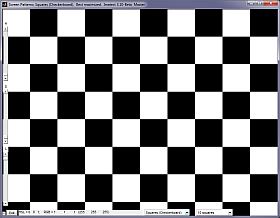
#> input picture distorted-checker-board.png, 280 x 218 px
$ python RadialDistortionFunction.py
#> lines starting #> are read from the running program, lines starting #| are printed output that depends on the picture; long printed decimals are rounded
import numpy as np
import os
import pandas as pd
import cv2
import matplotlib.pyplot as plt
import matplotlib.image as mpimg
import glob
from scipy.optimize import fsolve
import math

img=cv2.imread('distorted-checker-board.png')
#> img is the input picture: shape (218, 280, 3); mean B, G, R 132.1, 130.4, 130.5
k1=-1e-5
k2=0#1e-12
k3=0#1e-15

def distort_image(img,k1,k2,k3):
    img = cv2.cvtColor(img, cv2.COLOR_BGR2GRAY)
    height,width=img.shape[:2]
    x_center=width//2
    y_center=height//2
    image = np.zeros((height,width), dtype=np.uint8)
    mappings=[]
    print(height,width)
    mapping_counter=0
    for y_pixel in range(0,height,1):
        for x_pixel in range(0,width,1):
            r_value=(((x_pixel-x_center)**2)+((y_pixel-y_center)**2))**0.5
            x_distorted=int((x_pixel-x_center)*(1+k1*(r_value**2)+k2*(r_value**4)+k3*(r_value**6)))
            y_distorted=int((y_pixel-y_center)*(1+k1*(r_value**2)+k2*(r_value**4)+k3*(r_value**6)))
            try:
                image[y_distorted+y_center,x_distorted+x_center]=img[y_pixel,x_pixel]
                if x_pixel==0 and mapping_counter<=3:
                    #Just wanted 3 mappings.
                    mappings+=[[[x_pixel-x_center,y_pixel-y_center],[x_distorted,y_distorted]]]
                    mapping_counter+=1
            except:
                y=1
    cv2.imwrite("check4.png",image)
    return image,mappings

def solve_for_k(k_values,mappings):
    if k_values==1:
        x0=[0]
    if k_values==2:
        x0=[0,0]
    elif k_values==3:
        x0=[0,0,0]
    data=[(k_values,mappings[0][0][0],mappings[0][0][1],mappings[0][1][0],mappings[0][1][1],0,0),
          (k_values,mappings[1][0][0],mappings[1][0][1],mappings[1][1][0],mappings[1][1][1],0,0),
          (k_values,mappings[2][0][0],mappings[2][0][1],mappings[2][1][0],mappings[2][1][1],0,0)]
    def undistort_y(k,*data):
        print(data)
        (k_values,x,y,xd,yd,xc,yc)=data[0][0]
        (k_values,x1,y1,xd1,yd1,xc,yc)=data[0][1]
        (k_values,x2,y2,xd2,yd2,xc,yc)=data[0][2]
        r=math.sqrt((xd-xc)**2+(yd-yc)**2)
        r1=math.sqrt((xd1-xc)**2+(yd1-yc)**2)
        r2=math.sqrt((xd2-xc)**2+(yd2-yc)**2)
        if k_values==1:
            F=np.empty((1))
            F[0]=(yd)*(1+k[0]*r**2)-y
        elif k_values==2:
            F=np.empty((2))
            F[0]=(yd)*(1+k[0]*r**2+k[1]*r**4)-y
            F[1]=(yd1)*(1+k[0]*r1**2+k[1]*r1**4)-y1
        else:
            F=np.empty((3))
            F[0]=(yd)*(1+k[0]*r**2)-y
            F[1]=(yd1)*(1+k[0]*r1**2+k[1]*r1**4)-y1
            F[2]=(yd2)*(1+k[0]*r2**2+k[1]*r2**4+k[2]*r2**6)-y2
        return F
    k=fsolve(undistort_y,x0,args=(data))
    return k

def undistort_image(image,k):
    if len(k)==1:
        k=[k[0],0,0]
    elif len(k)==2:
        k=[k[0],k[1],0]
    height,width=img.shape[:2]
    x_center=width//2
    y_center=height//2
    counter=0
    length_counter=0
    blank_image_2=np.zeros((height,width),dtype=np.uint8)
    for y_pixel in range(0,height,1):
        for x_pixel in range(0,width,1):
            r_value=(((x_pixel-x_center)**2)+((y_pixel-y_center)**2))**0.5
            x_corrected=(x_pixel-x_center)*(1+k[0]*(r_value**2))
            y_corrected=(y_pixel-y_center)*(1+k[0]*(r_value**2))
            try:
                blank_image_2[int(y_corrected)+y_center,int(x_corrected)+x_center]=image[y_pixel,x_pixel]
                counter+=1
            except:
                y=1
            length_counter+=1
    cv2.imwrite('undistortion_results/'+'k_values_considered_'+str(k[0])+'+'+str(k[1])+'+'+str(k[2])+'.png',blank_image_2)
    return blank_image_2,counter/length_counter

image,mappings=distort_image(img,k1,k2,k3)
#> in distort_image, `img = cv2.cvtColor(img, cv2.COLOR_BGR2GRAY)`:
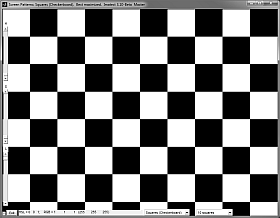
#> img: shape (218, 280); min 0, max 255, mean 130.7
#| 218 280
#> after the loop in distort_image, `for y_pixel in range(0,height,1):`:
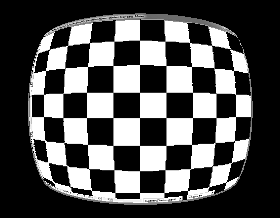
#> image: shape (218, 280); min 0, max 255, mean 80.7
#> after the loop in distort_image, `for y_pixel in range(0,height,1):`: mapping_counter = 4; mappings = [[[-140, -109], [-95, -74]], [[-140, -108], [-96, -74]], [[-140, -107], [-96, -73]], [[-140, -106], [-96, -73]]]
k=solve_for_k(1,mappings)
#> in solve_for_k, `data=[(k_values,mappings[0][0][0],mappings[0][0][1],mappings[0][1][0],..`: data = [(1, -140, -109, -95, -74, 0, 0), (1, -140, -108, -96, -74, 0, 0), (1, -140, -107, -96, -73, 0, 0)]
#> in solve_for_k, `k=fsolve(undistort_y,x0,args=(data))`: k = [3.26e-05]
#> k = [3.26e-05]
blank_image_2,ratio=undistort_image(image,k)
#> in undistort_image, `k=[k[0],0,0]`: k = [3.26e-05, 0, 0]
#> after the loop in undistort_image, `for y_pixel in range(0,height,1):`:
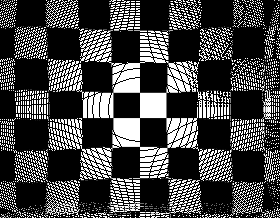
#> blank_image_2: shape (218, 280); min 0, max 255, mean 70.3
#> after the loop in undistort_image, `for y_pixel in range(0,height,1):`: counter = 45282; length_counter = 61040
#> ratio = 0.742
print(ratio)
#| 0.7418

$ run again, with -1e-05+1e-14+1e-15.png copied over distorted-checker-board.png
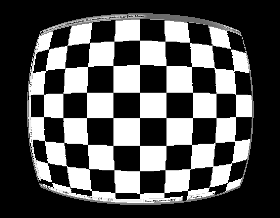
#> input picture -1e-05+1e-14+1e-15.png, 280 x 218 px
#> img is the input picture: shape (218, 280, 3); min 0, max 255, mean 83
#> img: shape (218, 280)
#| 218 280
#> after the loop in distort_image, `for y_pixel in range(0,height,1):`:
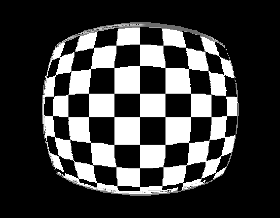
#> image: shape (218, 280); min 0, max 255, mean 62.1
#> after the loop in distort_image, `for y_pixel in range(0,height,1):`: mapping_counter = 4; mappings = [[[-140, -109], [-95, -74]], [[-140, -108], [-96, -74]], [[-140, -107], [-96, -73]], [[-140, -106], [-96, -73]]]
#> data = [(1, -140, -109, -95, -74, 0, 0), (1, -140, -108, -96, -74, 0, 0), (1, -140, -107, -96, -73, 0, 0)]
#> in solve_for_k, `k=fsolve(undistort_y,x0,args=(data))`: k = [3.26e-05]
#> in undistort_image, `k=[k[0],0,0]`: k = [3.26e-05, 0, 0]
#> after the loop in undistort_image, `for y_pixel in range(0,height,1):`:
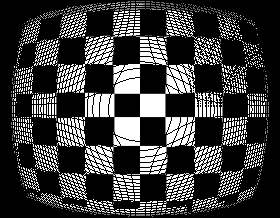
#> blank_image_2: shape (218, 280); min 0, max 255, mean 60.2
#> after the loop in undistort_image, `for y_pixel in range(0,height,1):`: counter = 45282; length_counter = 61040
#> ratio = 0.742
#| 0.7418

$ run again, with 1e-05+1e-14+1e-15.png copied over distorted-checker-board.png
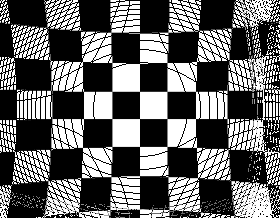
#> input picture 1e-05+1e-14+1e-15.png, 280 x 218 px
#> img is the input picture: shape (218, 280, 3); min 0, max 255, mean 102.2
#> img: shape (218, 280)
#| 218 280
#> after the loop in distort_image, `for y_pixel in range(0,height,1):`:
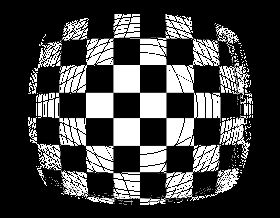
#> image: shape (218, 280); min 0, max 255, mean 65.4
#> after the loop in distort_image, `for y_pixel in range(0,height,1):`: mapping_counter = 4; mappings = [[[-140, -109], [-95, -74]], [[-140, -108], [-96, -74]], [[-140, -107], [-96, -73]], [[-140, -106], [-96, -73]]]
#> data = [(1, -140, -109, -95, -74, 0, 0), (1, -140, -108, -96, -74, 0, 0), (1, -140, -107, -96, -73, 0, 0)]
#> in solve_for_k, `k=fsolve(undistort_y,x0,args=(data))`: k = [3.26e-05]
#> in undistort_image, `k=[k[0],0,0]`: k = [3.26e-05, 0, 0]
#> after the loop in undistort_image, `for y_pixel in range(0,height,1):`:
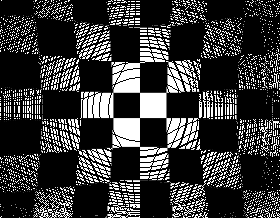
#> blank_image_2: shape (218, 280); min 0, max 255, mean 57.8
#> after the loop in undistort_image, `for y_pixel in range(0,height,1):`: counter = 45282; length_counter = 61040
#> ratio = 0.742
#| 0.7418
